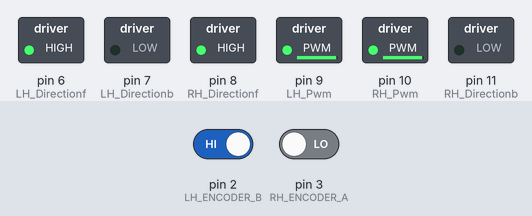
Bench run of a sketch on a simulated Arduino Uno, built with avr-gcc and run on an emulated ATmega328P. Shown: switched loads named in the sketch (green lamp = pin HIGH). The inputs (shaded band) are chosen by the test bench; at power-on: pin 2 (LH_ENCODER_B) HIGH, pin 3 (RH_ENCODER_A) LOW. What the sketch prints to the serial monitor is not drawn.

Above: at 0.1 s.
Timing chart, 0 to 1.6 s (numbered marks = the images above):
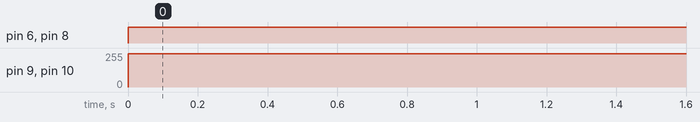

Measured:
- by itself, pin 6 (LH_Directionf), pin 8 (RH_Directionf): LOW → HIGH at 0.00 s
- by itself, pin 9 (LH_Pwm), pin 10 (RH_Pwm): 0/255 → 250/255 at 0.00 s

The sketch:

Sangam_Motor_rpm.ino
```cpp
// pins for the encoder inputs
#define RH_ENCODER_A 3
#define RH_ENCODER_B 5
#define LH_ENCODER_A 4
#define LH_ENCODER_B 2
#define RH_Directionf 8
#define RH_Directionb 11
#define LH_Directionf 6
#define LH_Directionb 7
#define RH_Pwm 10
#define LH_Pwm 9

// variables to store the number of encoder pulses
// for each motor
volatile double leftCount = 0;
volatile double rightCount = 0;
volatile int prev, time ,start, counter=0, time_delay, RPM_left, RPM_right, prev_rotR, prev_rotL, cur_rotR, cur_rotL;

void setup()
{
  pinMode(LH_ENCODER_A, INPUT);
  pinMode(LH_ENCODER_B, INPUT);
  pinMode(RH_ENCODER_A, INPUT);
  pinMode(RH_ENCODER_B, INPUT);

  pinMode(RH_Directionf, OUTPUT);
  pinMode(RH_Directionb, OUTPUT);
  pinMode(LH_Directionf, OUTPUT);
  pinMode(LH_Directionb, OUTPUT);
  pinMode(RH_Pwm, OUTPUT);
  pinMode(LH_Pwm, OUTPUT);

  // initialize hardware interrupts
  attachInterrupt(0, leftEncoderEvent, CHANGE);
  attachInterrupt(1, rightEncoderEvent, CHANGE);

  Serial.begin(9600);

  prev = 0;
  prev_rotR = 0;
  prev_rotL = 0;
}

void loop()
{
  //Serial.print("Right Count: ");
  time = millis();
  time_delay = time - prev;
  cur_rotR = (rightCount*60)/1425;
  cur_rotL = (leftCount*60)/1425;
  RPM_right = -(cur_rotR - prev_rotR)*0.7407;//10
  RPM_left = -(cur_rotL - prev_rotL)*0.6688;//9.03

  digitalWrite(RH_Directionf, HIGH);
  digitalWrite(RH_Directionb, LOW);
  analogWrite(RH_Pwm, 250);

  digitalWrite(LH_Directionf, HIGH);
  digitalWrite(LH_Directionb, LOW);
  analogWrite(LH_Pwm, 250);

  Serial.print(rightCount);
  Serial.print(" ");
  Serial.print(leftCount);
  Serial.print(" ");
  Serial.println(RPM_left);

  /*Serial.print(cur_rotL);
  Serial.print(" ");
  Serial.println(cur_rotR);*/

  prev_rotR = cur_rotR;
  prev_rotL = cur_rotL;
  delay(100);
}

// encoder event for the interrupt call
void leftEncoderEvent()
  {
  if (digitalRead(LH_ENCODER_A) == HIGH) {
    if (digitalRead(LH_ENCODER_B) == LOW) {
      leftCount++;
    } else {
      leftCount--;
    }
  } else {
    if (digitalRead(LH_ENCODER_B) == LOW) {
      leftCount--;
    } else {
      leftCount++;
    }
  }
}

// encoder event for the interrupt call
void rightEncoderEvent()
{
  if (digitalRead(RH_ENCODER_A) == HIGH) {
    if (digitalRead(RH_ENCODER_B) == LOW) {
      rightCount++;
    } else {
      rightCount--;
    }
  } else {
    if (digitalRead(RH_ENCODER_B) == LOW) {
      rightCount--;
    } else {
      rightCount++;
    }
  }
}
```
